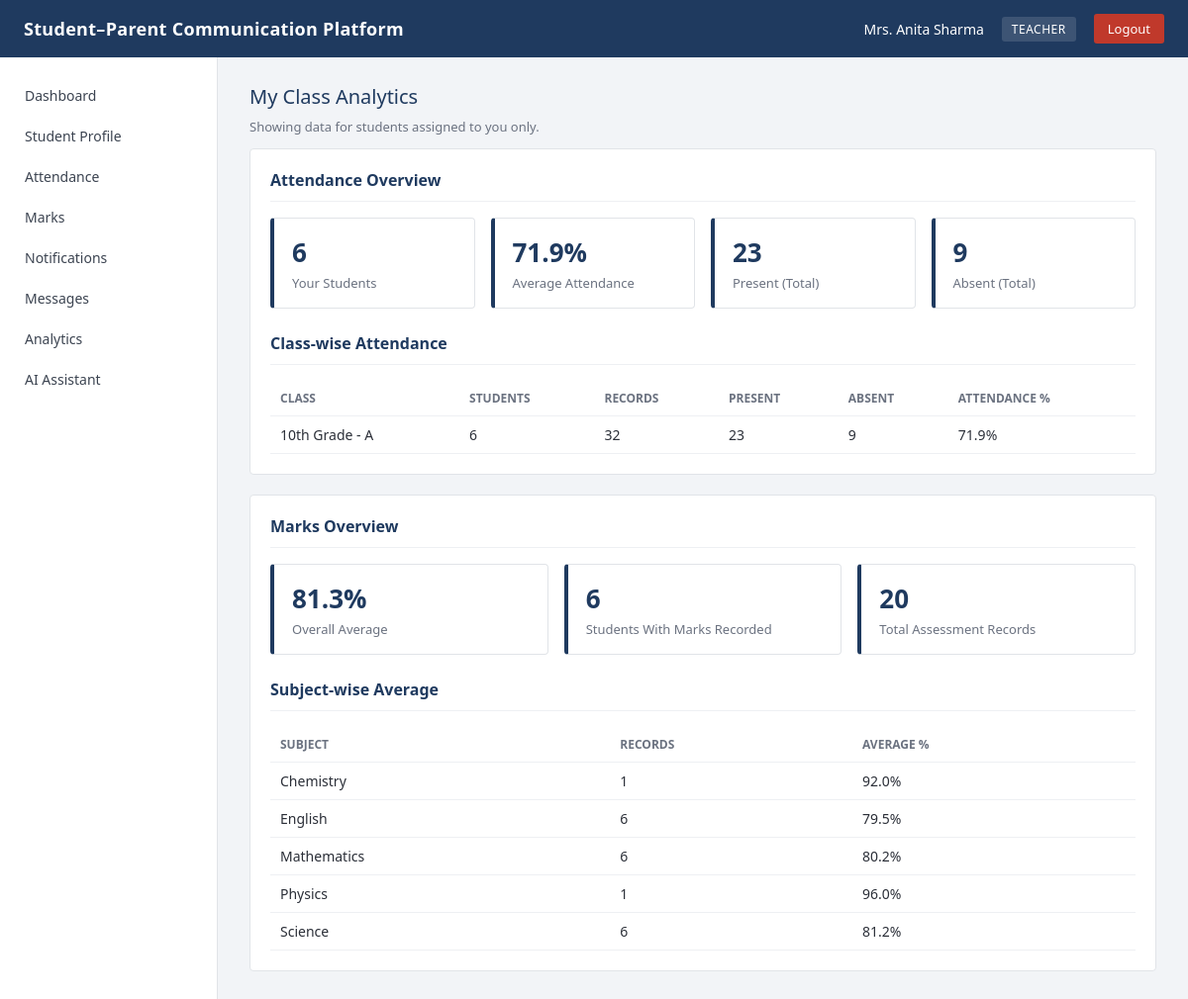
Screenshot of /analytics/teacher (signed in) with the database file from the repository.
### tables this page shows
CREATE TABLE users (
    id INTEGER PRIMARY KEY AUTOINCREMENT,
    username TEXT UNIQUE NOT NULL,
    password_hash TEXT NOT NULL,
    role TEXT NOT NULL CHECK(role IN ('admin','teacher','student','parent')),
    full_name TEXT NOT NULL,
    email TEXT,
    phone TEXT,
    created_at TIMESTAMP DEFAULT CURRENT_TIMESTAMP
);

CREATE TABLE marks (
    id INTEGER PRIMARY KEY AUTOINCREMENT,
    student_id INTEGER NOT NULL REFERENCES students(id) ON DELETE CASCADE,
    subject TEXT NOT NULL,
    exam_name TEXT NOT NULL,
    marks_obtained REAL NOT NULL,
    max_marks REAL NOT NULL,
    entered_by INTEGER REFERENCES users(id),
    entered_at TIMESTAMP DEFAULT CURRENT_TIMESTAMP
, exam_date TEXT);

### app.py (the view)
@app.route("/analytics/teacher")
@role_required("teacher")
def analytics_teacher():
    user = current_user()
    attendance = get_teacher_attendance_analytics(user["id"])
    marks = get_teacher_marks_analytics(user["id"])
    return render_template("analytics_teacher.html", user=user, attendance=attendance, marks=marks)

### app.py (called while the page is built)
def role_required(*roles):
    def decorator(view):
        @wraps(view)
        def wrapped(*args, **kwargs):
            if "user_id" not in session:
                flash("Please log in to continue.", "warning")
                return redirect(url_for("login"))
            if session.get("role") not in roles:
                flash("You do not have access to that page.", "danger")
                return redirect(url_for("dashboard"))
            return view(*args, **kwargs)
        return wrapped
    return decorator

def current_user():
    if "user_id" not in session:
        return None
    conn = db.get_connection()
    user = conn.execute("SELECT * FROM users WHERE id = ?", (session["user_id"],)).fetchone()
    conn.close()
    return user

def _build_marks_analytics(totals, subject_rows):
    total_obtained = totals["o"] or 0
    total_max = totals["m"] or 0
    overall_percentage = round((total_obtained / total_max) * 100, 1) if total_max else None
    subject_summary = []
    for r in subject_rows:
        obtained = r["o"] or 0
        maximum = r["m"] or 0
        percentage = round((obtained / maximum) * 100, 1) if maximum else None
        subject_summary.append({
            "subject": r["subject"],
            "record_count": r["rc"],
            "average_percentage": percentage,
        })
    return {
        "students_with_marks": totals["sc"] or 0,
        "record_count": totals["rc"] or 0,
        "overall_percentage": overall_percentage,
        "subject_summary": subject_summary,
    }

### database.py (called while the page is built)
def get_connection():
    conn = sqlite3.connect(DB_PATH)
    conn.row_factory = sqlite3.Row
    conn.execute("PRAGMA foreign_keys = ON")
    return conn

### templates/analytics_teacher.html (shortened to what this page needs)
{% extends "base.html" %}
{% block content %}
<div class="page-title">My Class Analytics</div>
<p style="color:#6b7280;font-size:13px;margin-top:-10px;">Showing data for students assigned to you only.</p>
<div class="card">
    <h3>Attendance Overview</h3>
    <div class="stats-grid">
        <div class="stat-box">
            <div class="stat-value">{{ attendance.total_students }}</div>
            <div class="stat-label">Your Students</div>
        </div>
        <div class="stat-box">
            <div class="stat-value">{{ attendance.average_percentage if attendance.average_percentage is not none else '-' }}%</div>
            <div class="stat-label">Average Attendance</div>
        </div>
        <div class="stat-box">
            <div class="stat-value">{{ attendance.present_total }}</div>
            <div class="stat-label">Present (Total)</div>
        </div>
        <div class="stat-box">
            <div class="stat-value">{{ attendance.absent_total }}</div>
            <div class="stat-label">Absent (Total)</div>
        </div>
    </div>
    <h3>Class-wise Attendance</h3>
    {% if attendance.class_summary %}
    <table class="data-table">
        <tr><th>Class</th><th>Students</th><th>Records</th><th>Present</th><th>Absent</th><th>Attendance %</th></tr>
        {% for c in attendance.class_summary %}
        <tr>
            <td>{{ c.class_name }}{% if c.section %} - {{ c.section }}{% endif %}</td>
            <td>{{ c.student_count }}</td>
            <td>{{ c.total_records }}</td>
            <td>{{ c.present }}</td>
            <td>{{ c.absent }}</td>
            <td>{{ c.percentage if c.percentage is not none else '-' }}%</td>
        </tr>
        {% endfor %}
    </table>
    {% else %}
    <p>No attendance data recorded for your classes yet.</p>
    {% endif %}
</div>
<div class="card">
    <h3>Marks Overview</h3>
    <div class="stats-grid">
        <div class="stat-box">
            <div class="stat-value">{{ marks.overall_percentage if marks.overall_percentage is not none else '-' }}%</div>
            <div class="stat-label">Overall Average</div>
        </div>
        <div class="stat-box">
            <div class="stat-value">{{ marks.students_with_marks }}</div>
            <div class="stat-label">Students With Marks Recorded</div>
        </div>
        <div class="stat-box">
            <div class="stat-value">{{ marks.record_count }}</div>
            <div class="stat-label">Total Assessment Records</div>
        </div>
    </div>
    <h3>Subject-wise Average</h3>
    {% if marks.subject_summary %}
    <table class="data-table">
        <tr><th>Subject</th><th>Records</th><th>Average %</th></tr>
        {% for s in marks.subject_summary %}
        <tr>
            <td>{{ s.subject }}</td>
            <td>{{ s.record_count }}</td>
            <td>{{ s.average_percentage if s.average_percentage is not none else '-' }}%</td>
        </tr>
        {% endfor %}
    </table>
    {% else %}
    <p>No marks recorded for your classes yet.</p>
    {% endif %}
</div>
{% endblock %}

### templates/base.html (shortened to what this page needs)
<!DOCTYPE html>
<html lang="en">
<head>
    <link rel="stylesheet" href="{{ url_for('static', filename='css/style.css') }}">
</head>
<body>
    <div class="navbar">
        <div class="brand">Student&ndash;Parent Communication Platform</div>
        {% if session.get('user_id') %}
        <div class="nav-right">
            <span>{{ session.get('full_name') }}</span>
            <span class="role-badge">{{ session.get('role') }}</span>
            <a class="logout-link" href="{{ url_for('logout') }}">Logout</a>
        </div>
        {% endif %}
    </div>
    <div class="layout">
        {% if session.get('user_id') %}
        <div class="sidebar">
            <a class="side-link" href="{{ url_for('dashboard') }}">Dashboard</a>
            {% if session.get('role') == 'student' %}
            <a class="side-link" href="{{ url_for('profile') }}">My Profile</a>
            {% elif session.get('role') == 'parent' %}
            <a class="side-link" href="{{ url_for('child_profile') }}">Child Profile</a>
            {% else %}
            <a class="side-link" href="{{ url_for('feature_placeholder', feature_key='profile') }}">Student Profile</a>
            {% endif %}
            {% if session.get('role') == 'teacher' %}
            <a class="side-link" href="{{ url_for('attendance_teacher') }}">Attendance</a>
            {% elif session.get('role') == 'student' %}
            <a class="side-link" href="{{ url_for('attendance_student') }}">Attendance</a>
            {% elif session.get('role') == 'parent' %}
            <a class="side-link" href="{{ url_for('attendance_parent') }}">Attendance</a>
            {% elif session.get('role') == 'admin' %}
            <a class="side-link" href="{{ url_for('analytics_admin') }}">Attendance</a>
            {% else %}
            <a class="side-link" href="{{ url_for('feature_placeholder', feature_key='attendance') }}">Attendance</a>
            {% endif %}
            {% if session.get('role') == 'teacher' %}
            <a class="side-link" href="{{ url_for('marks_teacher') }}">Marks</a>
            {% elif session.get('role') == 'student' %}
            <a class="side-link" href="{{ url_for('marks_student') }}">Marks</a>
            {% elif session.get('role') == 'parent' %}
            <a class="side-link" href="{{ url_for('marks_parent') }}">Marks</a>
            {% elif session.get('role') == 'admin' %}
            <a class="side-link" href="{{ url_for('analytics_admin') }}">Marks</a>
            {% else %}
            <a class="side-link" href="{{ url_for('feature_placeholder', feature_key='marks') }}">Marks</a>
            {% endif %}
            <a class="side-link" href="{{ url_for('feature_placeholder', feature_key='notifications') }}">Notifications</a>
            {% if session.get('role') == 'teacher' %}
            <a class="side-link" href="{{ url_for('messages_teacher') }}">Messages</a>
            {% elif session.get('role') == 'parent' %}
            <a class="side-link" href="{{ url_for('messages_parent') }}">Messages</a>
            {% else %}
            <a class="side-link" href="{{ url_for('feature_placeholder', feature_key='messages') }}">Messages</a>
            {% endif %}
            {% if session.get('role') == 'admin' %}
            <a class="side-link" href="{{ url_for('analytics_admin') }}">Analytics</a>
            {% elif session.get('role') == 'teacher' %}
            <a class="side-link" href="{{ url_for('analytics_teacher') }}">Analytics</a>
            {% else %}
            <a class="side-link" href="{{ url_for('feature_placeholder', feature_key='analytics') }}">Analytics</a>
            {% endif %}
            <a class="side-link" href="{{ url_for('feature_placeholder', feature_key='assistant') }}">AI Assistant</a>
        </div>
        {% endif %}
        <div class="content">
            {% block content %}{% endblock %}
        </div>
    </div>
</body>
</html>

### static/css/style.css (style rules this page uses)
* { box-sizing: border-box; }
body { margin: 0; font-family: "Segoe UI", Arial, Helvetica, sans-serif; background-color: #f2f4f7; color: #2b2f38; }
a { text-decoration: none; color: inherit; }
.navbar { background-color: #1f3a5f; color: #fff; padding: 0 24px; display: flex; align-items: center; justify-content: space-between; height: 58px; }
.navbar .brand { font-size: 18px; font-weight: 600; letter-spacing: 0.3px; }
.navbar .nav-right { display: flex; align-items: center; gap: 18px; font-size: 14px; }
.navbar .nav-right .role-badge { background-color: #ffffff22; padding: 4px 10px; border-radius: 3px; font-size: 12px; text-transform: uppercase; letter-spacing: 0.5px; }
.navbar .nav-right a.logout-link { background-color: #c0392b; padding: 6px 14px; border-radius: 3px; font-size: 13px; }
.layout { display: flex; min-height: calc(100vh - 58px); }
.sidebar { width: 220px; background-color: #ffffff; border-right: 1px solid #e1e4e8; padding: 18px 0; }
.sidebar a.side-link { display: block; padding: 11px 22px; font-size: 14px; color: #3c4451; border-left: 3px solid transparent; }
.content { flex: 1; padding: 26px 32px; }
.card { background-color: #ffffff; border: 1px solid #e1e4e8; border-radius: 4px; padding: 20px; margin-bottom: 20px; }
.card h3 { margin-top: 0; font-size: 16px; color: #1f3a5f; border-bottom: 1px solid #eef0f3; padding-bottom: 10px; }
.stats-grid { display: grid; grid-template-columns: repeat(auto-fit, minmax(180px, 1fr)); gap: 16px; margin-bottom: 24px; }
.stat-box { background-color: #ffffff; border: 1px solid #e1e4e8; border-left: 4px solid #1f3a5f; border-radius: 4px; padding: 16px 18px; }
.stat-box .stat-value { font-size: 26px; font-weight: 700; color: #1f3a5f; }
.stat-box .stat-label { font-size: 13px; color: #6b7280; margin-top: 4px; }
.page-title { font-size: 20px; color: #1f3a5f; margin-bottom: 18px; }
table.data-table { width: 100%; border-collapse: collapse; font-size: 14px; }
table.data-table th, table.data-table td { text-align: left; padding: 9px 10px; border-bottom: 1px solid #eef0f3; }
table.data-table th { color: #6b7280; font-weight: 600; font-size: 12px; text-transform: uppercase; }

### rows the page displays
users: get "Mrs. Anita Sharma", get "TEACHER"
marks: subject "Chemistry", record_count "1", marks_obtained "92.0"
marks: subject "Physics", record_count "1", average_percentage "96.0"

### other values shown
{{ attendance.total_students }} "6"
{{ attendance.present_total }} "23"
{{ attendance.absent_total }} "9"
{{ c.class_name }} "10th Grade"
{{ c.section }} "A"
{{ c.student_count }} "6"
{{ c.total_records }} "32"
{{ c.present }} "23"
{{ c.absent }} "9"
{{ c.percentage if c.percentage is not none else '-' }} "71.9"
{{ marks.students_with_marks }} "6"
{{ marks.record_count }} "20"
{{ s.subject }} "English" "Mathematics" "Science"
{{ s.record_count }} "6" "6" "6"
{{ s.average_percentage if s.average_percentage is not none else '-' }} "79.5" "80.2" "81.2"
